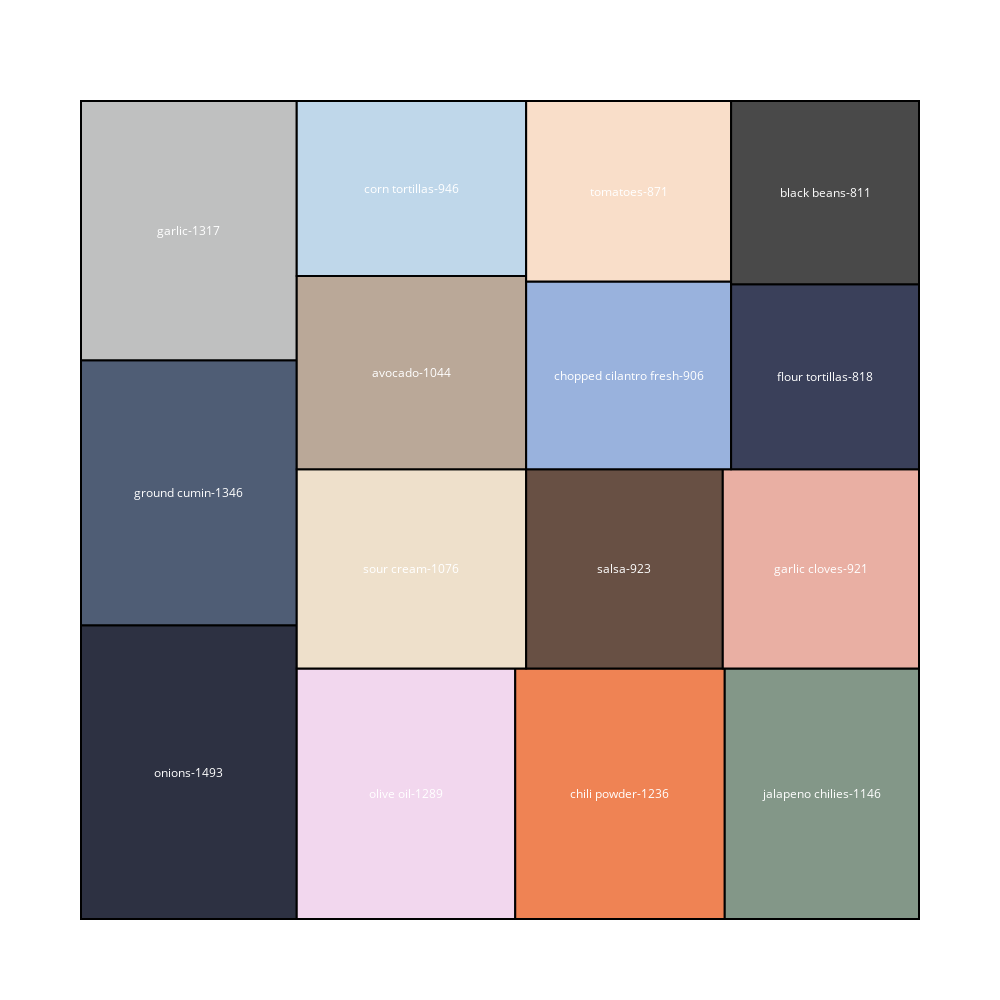

This figure's notebook cell:
### Code cell
values= ordered_df
type_list = ordered_df.index
import squarify

x = 0.
y = 0.
width = 50.
height = 50.


normed = squarify.normalize_sizes(values, width, height)
rects = squarify.squarify(normed, x, y, width, height)

# Choose colors from http://colorbrewer2.org/ under "Export"
color_brewer = ['#2D3142','#4F5D75','#BFC0C0','#F2D7EE','#EF8354','#839788','#EEE0CB','#BAA898','#BFD7EA','#685044','#E9AFA3','#99B2DD','#F9DEC9','#3A405A','#494949','#FF5D73','#7C7A7A','#CF5C36','#EFC88B']
shapes = []
annotations = []
counter = 0

for r in rects:
    shapes.append( 
        dict(
            type = 'rect', 
            x0 = r['x'], 
            y0 = r['y'], 
            x1 = r['x']+r['dx'], 
            y1 = r['y']+r['dy'],
            line = dict( width = 2 ),
            fillcolor = color_brewer[counter]
        ) 
    )
    annotations.append(
        dict(
            x = r['x']+(r['dx']/2),
            y = r['y']+(r['dy']/2),
            text = "{}-{}".format(type_list[counter], values[counter]),
            showarrow = False
        )
    )
    counter = counter + 1
    if counter >= len(color_brewer):
        counter = 0

# For hover text
trace0 = go.Scatter(
    x = [ r['x']+(r['dx']/2) for r in rects ], 
    y = [ r['y']+(r['dy']/2) for r in rects ],
    text = [ str(v) for v in values ], 
    mode = 'text',
)
        
layout = dict(
    height=1000, 
    width=1000,
    xaxis=dict(showgrid=False,zeroline=False),
    yaxis=dict(showgrid=False,zeroline=False),
    shapes=shapes,
    annotations=annotations,
    hovermode='closest',
    font=dict(color="#FFFFFF")
)

# With hovertext
figure = dict(data=[trace0], layout=layout)
iplot(figure, filename='squarify-treemap')

### Figure 1 — Plotly figure (JSON) as saved in the notebook; plotly's stock layout.template omitted (floating-point values rounded to 4 significant figures)
{"data": [{"mode": "text", "text": ["1493", "1346", "1317", "1289", "1236", "1146", "1076", "1044", "946", "923", "921", "906", "871", "818", "811"], "type": "scatter", "uid": "a81471e0-cb2d-4144-a4b9-b40ba7171e0d", "x": [6.436, 6.436, 6.436, 19.39, 32.16, 44.2, 19.72, 19.72, 19.72, 32.43, 44.15, 32.68, 32.68, 44.39, 44.39], "y": [8.981, 26.06, 42.08, 7.656, 7.656, 7.656, 21.4, 33.39, 44.65, 21.4, 21.4, 33.23, 44.48, 33.15, 44.4]}], "layout": {"annotations": [{"showarrow": false, "text": "onions-1493", "x": 6.436, "y": 8.981}, {"showarrow": false, "text": "ground cumin-1346", "x": 6.436, "y": 26.06}, {"showarrow": false, "text": "garlic-1317", "x": 6.436, "y": 42.08}, {"showarrow": false, "text": "olive oil-1289", "x": 19.39, "y": 7.656}, {"showarrow": false, "text": "chili powder-1236", "x": 32.16, "y": 7.656}, {"showarrow": false, "text": "jalapeno chilies-1146", "x": 44.2, "y": 7.656}, {"showarrow": false, "text": "sour cream-1076", "x": 19.72, "y": 21.4}, {"showarrow": false, "text": "avocado-1044", "x": 19.72, "y": 33.39}, {"showarrow": false, "text": "corn tortillas-946", "x": 19.72, "y": 44.65}, {"showarrow": false, "text": "salsa-923", "x": 32.43, "y": 21.4}, {"showarrow": false, "text": "garlic cloves-921", "x": 44.15, "y": 21.4}, {"showarrow": false, "text": "chopped cilantro fresh-906", "x": 32.68, "y": 33.23}, {"showarrow": false, "text": "tomatoes-871", "x": 32.68, "y": 44.48}, {"showarrow": false, "text": "flour tortillas-818", "x": 44.39, "y": 33.15}, {"showarrow": false, "text": "black beans-811", "x": 44.39, "y": 44.4}], "font": {"color": "#FFFFFF"}, "height": 1000, "hovermode": "closest", "shapes": [{"fillcolor": "#2D3142", "line": {"width": 2}, "type": "rect", "x0": 0, "x1": 12.87, "y0": 0, "y1": 17.96}, {"fillcolor": "#4F5D75", "line": {"width": 2}, "type": "rect", "x0": 0, "x1": 12.87, "y0": 17.96, "y1": 34.16}, {"fillcolor": "#BFC0C0", "line": {"width": 2}, "type": "rect", "x0": 0, "x1": 12.87, "y0": 34.16, "y1": 50}, {"fillcolor": "#F2D7EE", "line": {"width": 2}, "type": "rect", "x0": 12.87, "x1": 25.91, "y0": 0, "y1": 15.31}, {"fillcolor": "#EF8354", "line": {"width": 2}, "type": "rect", "x0": 25.91, "x1": 38.41, "y0": 0, "y1": 15.31}, {"fillcolor": "#839788", "line": {"width": 2}, "type": "rect", "x0": 38.41, "x1": 50, "y0": 0, "y1": 15.31}, {"fillcolor": "#EEE0CB", "line": {"width": 2}, "type": "rect", "x0": 12.87, "x1": 26.56, "y0": 15.31, "y1": 27.49}, {"fillcolor": "#BAA898", "line": {"width": 2}, "type": "rect", "x0": 12.87, "x1": 26.56, "y0": 27.49, "y1": 39.3}, {"fillcolor": "#BFD7EA", "line": {"width": 2}, "type": "rect", "x0": 12.87, "x1": 26.56, "y0": 39.3, "y1": 50}, {"fillcolor": "#685044", "line": {"width": 2}, "type": "rect", "x0": 26.56, "x1": 38.29, "y0": 15.31, "y1": 27.5}, {"fillcolor": "#E9AFA3", "line": {"width": 2}, "type": "rect", "x0": 38.29, "x1": 50, "y0": 15.31, "y1": 27.5}, {"fillcolor": "#99B2DD", "line": {"width": 2}, "type": "rect", "x0": 26.56, "x1": 38.79, "y0": 27.5, "y1": 38.97}, {"fillcolor": "#F9DEC9", "line": {"width": 2}, "type": "rect", "x0": 26.56, "x1": 38.79, "y0": 38.97, "y1": 50}, {"fillcolor": "#3A405A", "line": {"width": 2}, "type": "rect", "x0": 38.79, "x1": 50, "y0": 27.5, "y1": 38.8}, {"fillcolor": "#494949", "line": {"width": 2}, "type": "rect", "x0": 38.79, "x1": 50.0, "y0": 38.8, "y1": 50}], "width": 1000, "xaxis": {"showgrid": false, "zeroline": false}, "yaxis": {"showgrid": false, "zeroline": false}}}
